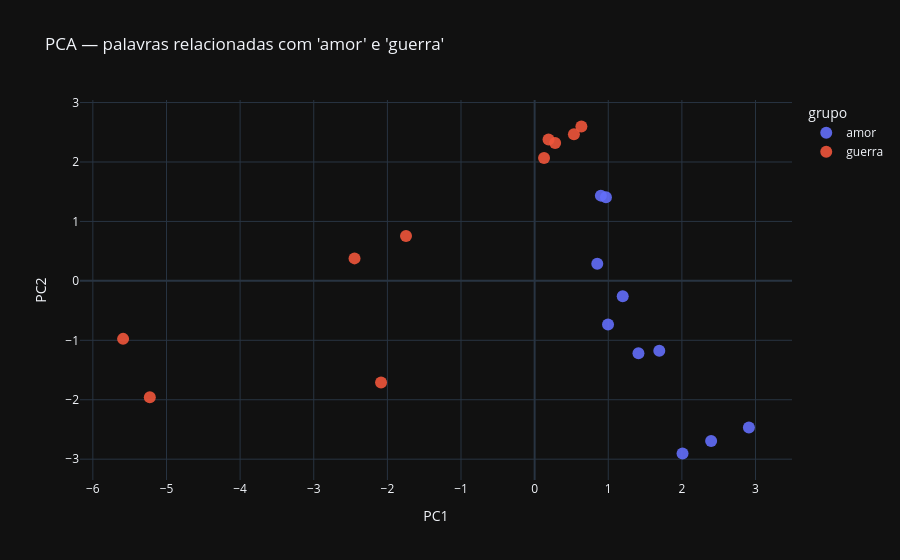

The cell this chart's notebook holds for it:
### Code cell
# Plotly cria um gráfico interativo; passe o cursor sobre qualquer ponto
# para ver sempre a palavra, o grupo e as coordenadas reduzidas.
import plotly.express as px

fig = px.scatter(
    plot_df,
    x="PC1",
    y="PC2",
    color="grupo",
    custom_data=["palavra", "grupo"],
    title="PCA — palavras relacionadas com 'amor' e 'guerra'",
)

# Define explicitamente o conteúdo do tooltip para todas as séries/pontos.
fig.update_traces(
    marker={"size": 12, "opacity": 0.9},
    hovertemplate=(
        "<b>%{customdata[0]}</b><br>"
        "Grupo: %{customdata[1]}<br>"
        "PC1: %{x:.3f}<br>"
        "PC2: %{y:.3f}"
        "<extra></extra>"
    ),
)

# Mostra apenas o tooltip do ponto mais próximo do cursor.
fig.update_layout(hovermode="closest")
fig.show()

### Figure 1 — Plotly figure (JSON) as saved in the notebook; plotly's stock layout.template omitted (floating-point values rounded to 4 significant figures)
{"data": [{"customdata": [["verdadeiro", "amor"], ["identidade", "amor"], ["natureza", "amor"], ["pessoal", "amor"], ["relacionamento", "amor"], ["medo", "amor"], ["passado", "amor"], ["crença", "amor"], ["adulto", "amor"], ["dúvida", "amor"]], "hovertemplate": "<b>%{customdata[0]}</b><br>Grupo: %{customdata[1]}<br>PC1: %{x:.3f}<br>PC2: %{y:.3f}<extra></extra>", "legendgroup": "amor", "marker": {"color": "#636efa", "symbol": "circle", "opacity": 0.9, "size": 12}, "mode": "markers", "name": "amor", "orientation": "v", "showlegend": true, "x": [2.009, 1.693, 0.8506, 0.9968, 2.397, 1.41, 2.91, 0.8994, 1.196, 0.9686], "xaxis": "x", "y": [-2.905, -1.174, 0.2898, -0.7337, -2.695, -1.218, -2.469, 1.434, -0.2578, 1.406], "yaxis": "y", "type": "scatter"}, {"customdata": [["mundial", "guerra"], ["segunda", "guerra"], ["batalha", "guerra"], ["dominação", "guerra"], ["renome", "guerra"], ["vietnã", "guerra"], ["golfo", "guerra"], ["civil", "guerra"], ["bósnia", "guerra"], ["laos", "guerra"]], "hovertemplate": "<b>%{customdata[0]}</b><br>Grupo: %{customdata[1]}<br>PC1: %{x:.3f}<br>PC2: %{y:.3f}<extra></extra>", "legendgroup": "guerra", "marker": {"color": "#EF553B", "symbol": "circle", "opacity": 0.9, "size": 12}, "mode": "markers", "name": "guerra", "orientation": "v", "showlegend": true, "x": [-5.589, -5.226, -2.086, 0.5338, 0.1887, -1.747, 0.2786, -2.446, 0.1277, 0.635], "xaxis": "x", "y": [-0.976, -1.957, -1.709, 2.466, 2.377, 0.7557, 2.32, 0.3783, 2.069, 2.597], "yaxis": "y", "type": "scatter"}], "layout": {"xaxis": {"anchor": "y", "domain": [0.0, 1.0], "title": {"text": "PC1"}}, "yaxis": {"anchor": "x", "domain": [0.0, 1.0], "title": {"text": "PC2"}}, "legend": {"title": {"text": "grupo"}, "tracegroupgap": 0}, "title": {"text": "PCA — palavras relacionadas com 'amor' e 'guerra'"}, "hovermode": "closest"}}
